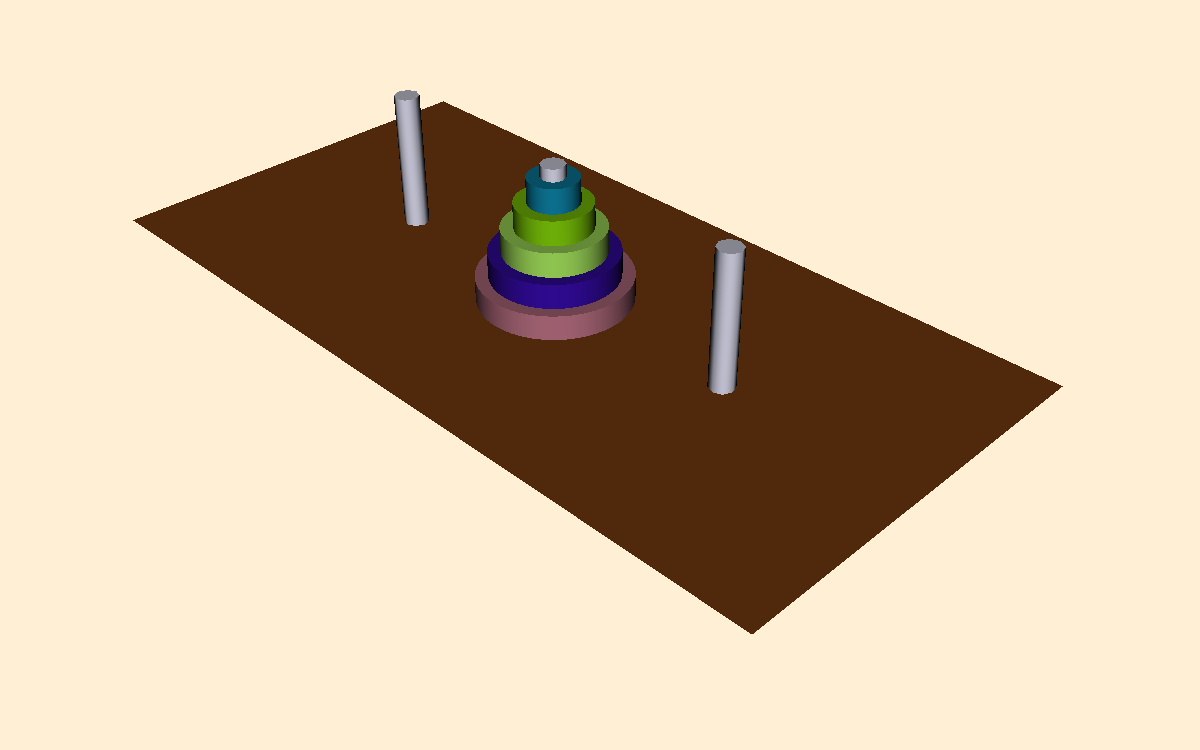

Write Python code to recreate this figure.
#!/usr/bin/env python

# Towers of Hanoi puzzle: animate the full solution from initial to final state.

# Factory overrides: importing these modules registers the OpenGL rendering
# and interaction style implementations for vtkRenderingCore factory classes.
import vtkmodules.vtkInteractionStyle  # noqa: F401
import vtkmodules.vtkRenderingOpenGL2  # noqa: F401

# VTK pipeline classes used in this example
from vtkmodules.vtkCommonCore import vtkMinimalStandardRandomSequence
from vtkmodules.vtkFiltersSources import (
    vtkCylinderSource,
    vtkPlaneSource,
)
from vtkmodules.vtkRenderingCore import (
    vtkActor,
    vtkCamera,
    vtkPolyDataMapper,
    vtkRenderWindow,
    vtkRenderWindowInteractor,
    vtkRenderer,
)

# Colors (normalized RGB)
papaya_whip_rgb = (1.0, 0.937, 0.835)
saddle_brown_rgb = (0.545, 0.271, 0.075)
lavender_rgb = (0.902, 0.902, 0.980)

# Puzzle parameters
num_pucks = 5
num_steps = 5
puck_resolution = 48
L = 1.0
R = 0.5
r_min = 4.0 * R
r_max = 12.0 * R
D = 1.1 * 1.25 * r_max
H = 1.1 * num_pucks * L
num_moves = 0
peg_stack = [[], [], []]

# Source/Mapper: peg geometry (thin cylinder)
peg_geometry = vtkCylinderSource()
peg_geometry.SetResolution(8)
peg_mapper = vtkPolyDataMapper()
peg_mapper.SetInputConnection(peg_geometry.GetOutputPort())

# Source/Mapper: puck geometry (wider cylinder)
puck_geometry = vtkCylinderSource()
puck_geometry.SetResolution(puck_resolution)
puck_mapper = vtkPolyDataMapper()
puck_mapper.SetInputConnection(puck_geometry.GetOutputPort())

# Source/Mapper: table geometry (plane)
table_geometry = vtkPlaneSource()
table_geometry.SetResolution(10, 10)
table_mapper = vtkPolyDataMapper()
table_mapper.SetInputConnection(table_geometry.GetOutputPort())

# Actor: table surface
table = vtkActor()
table.SetMapper(table_mapper)
table.GetProperty().SetColor(saddle_brown_rgb)
table.AddPosition(D, 0, 0)
table.SetScale(4 * D, 2 * D, 3 * D)
table.RotateX(90)

# Actor: peg 0
peg_0 = vtkActor()
peg_0.SetMapper(peg_mapper)
peg_0.GetProperty().SetColor(lavender_rgb)
peg_0.AddPosition(0 * D, H / 2, 0)
peg_0.SetScale(1, H, 1)

# Actor: peg 1
peg_1 = vtkActor()
peg_1.SetMapper(peg_mapper)
peg_1.GetProperty().SetColor(lavender_rgb)
peg_1.AddPosition(1 * D, H / 2, 0)
peg_1.SetScale(1, H, 1)

# Actor: peg 2
peg_2 = vtkActor()
peg_2.SetMapper(peg_mapper)
peg_2.GetProperty().SetColor(lavender_rgb)
peg_2.AddPosition(2 * D, H / 2, 0)
peg_2.SetScale(1, H, 1)

# Actors: pucks stacked on peg 0 with random colors
rng = vtkMinimalStandardRandomSequence()
rng.SetSeed(1)

puck_0_r = rng.GetValue(); rng.Next()
puck_0_g = rng.GetValue(); rng.Next()
puck_0_b = rng.GetValue(); rng.Next()
puck_0 = vtkActor()
puck_0.SetMapper(puck_mapper)
puck_0.GetProperty().SetColor(puck_0_r, puck_0_g, puck_0_b)
puck_0.AddPosition(0, 0 * L + L / 2, 0)
puck_0.SetScale(r_max - 0 * (r_max - r_min) / (num_pucks - 1), 1, r_max - 0 * (r_max - r_min) / (num_pucks - 1))

puck_1_r = rng.GetValue(); rng.Next()
puck_1_g = rng.GetValue(); rng.Next()
puck_1_b = rng.GetValue(); rng.Next()
puck_1 = vtkActor()
puck_1.SetMapper(puck_mapper)
puck_1.GetProperty().SetColor(puck_1_r, puck_1_g, puck_1_b)
puck_1.AddPosition(0, 1 * L + L / 2, 0)
puck_1.SetScale(r_max - 1 * (r_max - r_min) / (num_pucks - 1), 1, r_max - 1 * (r_max - r_min) / (num_pucks - 1))

puck_2_r = rng.GetValue(); rng.Next()
puck_2_g = rng.GetValue(); rng.Next()
puck_2_b = rng.GetValue(); rng.Next()
puck_2 = vtkActor()
puck_2.SetMapper(puck_mapper)
puck_2.GetProperty().SetColor(puck_2_r, puck_2_g, puck_2_b)
puck_2.AddPosition(0, 2 * L + L / 2, 0)
puck_2.SetScale(r_max - 2 * (r_max - r_min) / (num_pucks - 1), 1, r_max - 2 * (r_max - r_min) / (num_pucks - 1))

puck_3_r = rng.GetValue(); rng.Next()
puck_3_g = rng.GetValue(); rng.Next()
puck_3_b = rng.GetValue(); rng.Next()
puck_3 = vtkActor()
puck_3.SetMapper(puck_mapper)
puck_3.GetProperty().SetColor(puck_3_r, puck_3_g, puck_3_b)
puck_3.AddPosition(0, 3 * L + L / 2, 0)
puck_3.SetScale(r_max - 3 * (r_max - r_min) / (num_pucks - 1), 1, r_max - 3 * (r_max - r_min) / (num_pucks - 1))

puck_4_r = rng.GetValue(); rng.Next()
puck_4_g = rng.GetValue(); rng.Next()
puck_4_b = rng.GetValue(); rng.Next()
puck_4 = vtkActor()
puck_4.SetMapper(puck_mapper)
puck_4.GetProperty().SetColor(puck_4_r, puck_4_g, puck_4_b)
puck_4.AddPosition(0, 4 * L + L / 2, 0)
puck_4.SetScale(r_max - 4 * (r_max - r_min) / (num_pucks - 1), 1, r_max - 4 * (r_max - r_min) / (num_pucks - 1))

pucks = [puck_0, puck_1, puck_2, puck_3, puck_4]
peg_stack[0] = [puck_0, puck_1, puck_2, puck_3, puck_4]

# Renderer: assemble the scene
renderer = vtkRenderer()
renderer.AddActor(table)
renderer.AddActor(peg_0)
renderer.AddActor(peg_1)
renderer.AddActor(peg_2)
renderer.AddActor(puck_0)
renderer.AddActor(puck_1)
renderer.AddActor(puck_2)
renderer.AddActor(puck_3)
renderer.AddActor(puck_4)
renderer.SetBackground(papaya_whip_rgb)

# Window: display the rendered scene
render_window = vtkRenderWindow()
render_window.AddRenderer(renderer)
render_window.SetWindowName("hanoi")
render_window.SetMultiSamples(0)
render_window.SetSize(1200, 750)

# Scene: configure camera
camera = vtkCamera()
camera.SetPosition(41.0433, 27.9637, 30.442)
camera.SetFocalPoint(11.5603, -1.51931, 0.95899)
camera.SetClippingRange(18.9599, 91.6042)
camera.SetViewUp(0, 1, 0)
renderer.SetActiveCamera(camera)

# Interactor: handle mouse and keyboard events
render_window_interactor = vtkRenderWindowInteractor()
render_window_interactor.SetRenderWindow(render_window)

render_window.Render()


def move_puck(peg1, peg2):
    global num_moves
    num_moves += 1
    moving_actor = peg_stack[peg1].pop()
    dist_up = (H - (L * (len(peg_stack[peg1]) - 1)) + r_max) / num_steps
    for _i in range(num_steps):
        moving_actor.AddPosition(0, dist_up, 0)
        render_window.Render()
    dist_across = (peg2 - peg1) * D / num_steps
    flip_angle = 180.0 / num_steps
    for _i in range(num_steps):
        moving_actor.AddPosition(dist_across, 0, 0)
        moving_actor.RotateX(flip_angle)
        render_window.Render()
    dist_down = ((L * (len(peg_stack[peg2]) - 1)) - H - r_max) / num_steps
    for _i in range(num_steps):
        moving_actor.AddPosition(0, dist_down, 0)
        render_window.Render()
    peg_stack[peg2].append(moving_actor)


def hanoi(n, src, dst, aux):
    if n == 1:
        move_puck(src, dst)
    else:
        hanoi(n - 1, src, aux, dst)
        move_puck(src, dst)
        hanoi(n - 1, aux, dst, src)


# Animate: solve the full puzzle (peg 0 → peg 1)
hanoi(num_pucks, 0, 1, 2)
render_window.Render()

# Launch the interactive visualization
render_window_interactor.Initialize()
render_window_interactor.Start()
